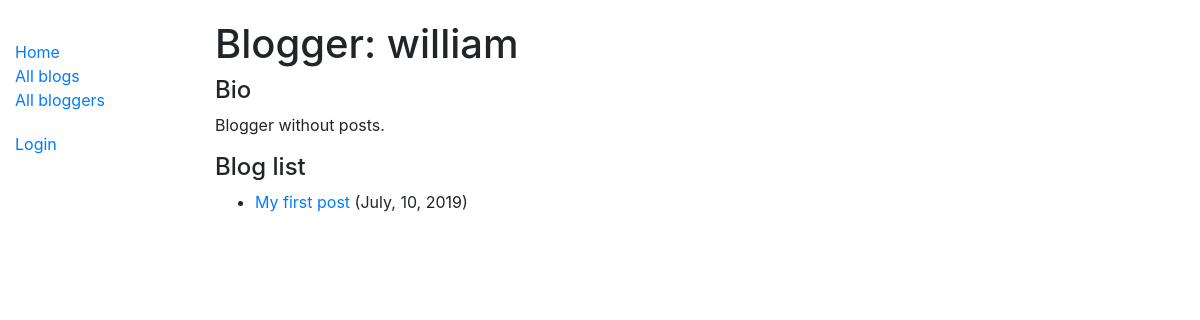
The app's page /blog/blogger/3/, older data.
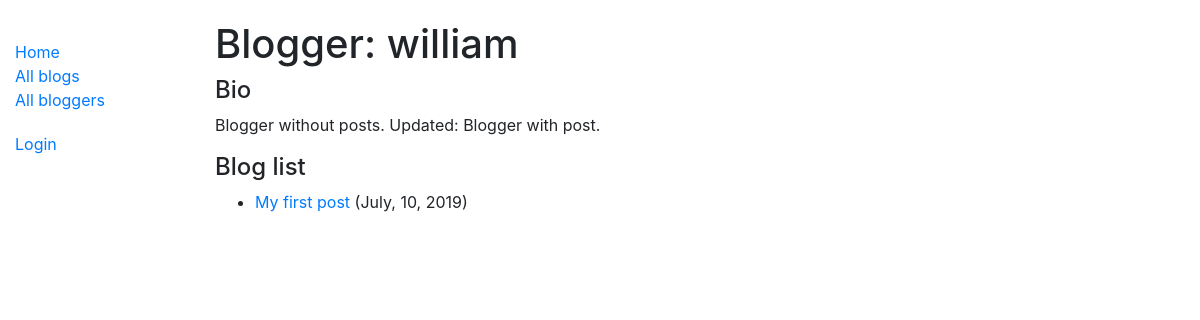
The same page, newer data.
### blog/models.py (models this page shows, shortened)
class Author(models.Model):
	user = models.ForeignKey(User, on_delete=models.SET_NULL, null=True)
	bio = models.TextField(max_length=500)
	class Meta:
		ordering = ['user']

### blog/views.py (the view)
# urls.py: path('blogger/<int:pk>/', views.AuthorDetailView.as_view(), name='author-detail'),
class AuthorDetailView(generic.DetailView):
	model = Author

### blog/models.py (called while the page is built)
	def format_created_at(self):
		return self.created_at.strftime('%B, %-d, %Y')

	def get_absolute_url(self):
		return reverse('post-detail', args=[str(self.id)])

### blog/templates/blog/author_detail.html (shortened to what this page needs)
{% extends "base_generic.html" %}
{% block content %}
	<h1>Blogger: {{ author.user.username }}</h1>
	<h4>Bio</h4>
	<p>{{ author.bio }}</p>
	<h4>Blog list</h4>
	{% if author.post_set.all %}
		<ul>
			{% for post in author.post_set.all %}
				<li>
					<a href="{{ post.get_absolute_url }}">{{ post.title }}</a> ({{ post.format_created_at }})
				</li>
			{% endfor %}
		</ul>
	{% else %}
		<p>There are no posts by this author.</p>
	{% endif %}
{% endblock %}

Row changes from the older to the newer data that the page shows:
changed Author "william": bio "Blogger without posts." → "Blogger without posts. Updated: Blogger with post."
